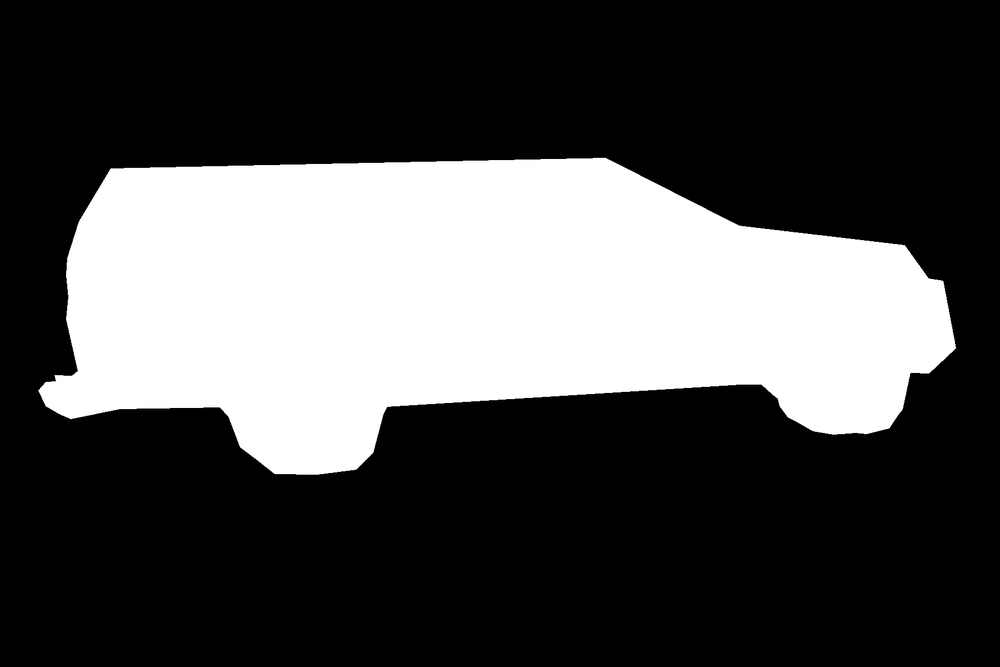
#> input picture data/truck_ground_truth_mask.png, 1000 x 667 px, shrunk from 1800 x 1200 before the run
$ python finalize_fastreasonseg.py
#> lines starting #> are read from the running program, lines starting #| are printed output that depends on the picture; after the words box and inside, x2 and y2 are one past the last pixel; in counts of white or black regions, pixels touching at a corner belong together
#!/usr/bin/env python3
"""
FastReasonSeg project finalizer.
Run from the repository:
    source .venv/bin/activate
    python finalize_fastreasonseg.py --root .

This script consolidates existing results; it does not rerun model inference or
claim official RVTBench evaluation. It computes mask metrics only when real
ground-truth and prediction masks are found.
"""
from __future__ import annotations
import argparse, csv, json, math, statistics, sys
from datetime import datetime
from pathlib import Path

PAPER = {
    "Region Similarity J": {
        "LISA-7B": (.420,.284,.244), "LISA-13B": (.388,.293,.237),
        "VISA-7B": (.479,.398,.354), "VISA-13B": (.507,.431,.384),
        "LLM-Seg": (.307,.177,.153), "SegZero": (.468,.388,.349),
        "CoReS-7B": (.495,.415,.377), "CoReS-13B": (.509,.429,.391),
        "JiT-7B": (.514,.441,.403), "JiT-API": (.792,.766,.747),
        "FastReasonSeg-8B": (.809,.782,.761),
        "FastReasonSeg-1.7B-Distill": (.784,.758,.738),
        "FastReasonSeg-0.6B-Distill": (.760,.733,.714),
    },
    "Contour Accuracy F": {
        "LISA-7B": (.480,.344,.304), "LISA-13B": (.463,.354,.297),
        "VISA-7B": (.492,.442,.424), "VISA-13B": (.530,.475,.455),
        "LLM-Seg": (.386,.314,.252), "SegZero": (.478,.430,.408),
        "CoReS-7B": (.499,.459,.437), "CoReS-13B": (.514,.459,.437),
        "JiT-7B": (.525,.472,.449), "JiT-API": (.806,.801,.777),
        "FastReasonSeg-8B": (.819,.814,.788),
        "FastReasonSeg-1.7B-Distill": (.793,.788,.764),
        "FastReasonSeg-0.6B-Distill": (.768,.763,.739),
    }
}

def read_csv(path):
    if not path.exists(): return []
    try:
        with path.open(newline="", encoding="utf-8-sig") as f:
            return list(csv.DictReader(f))
    except Exception as e:
        print(f"WARNING: could not read {path}: {e}")
        return []

# [8 lines left out: function nums, not called in this run]

def mean_or_none(v): return statistics.mean(v) if v else None
def med_or_none(v): return statistics.median(v) if v else None
def fmt(v, n=6): return "N/A" if v is None else f"{v:.{n}f}"

def sequence_summary(name, path):
    rows=read_csv(path)
    if not rows: return None, []
    ious=nums(rows,"iou"); dices=nums(rows,"dice"); times=nums(rows,"elapsed_seconds")
    detected=sum(str(r.get("detected","")).strip().lower()=="true" for r in rows)
    errors=sum(bool(str(r.get("error","")).strip()) for r in rows)
    return {
        "sequence":name,"csv":str(path),"frames":len(rows),
        "iou_count":len(ious),"mean_iou":mean_or_none(ious),"median_iou":med_or_none(ious),
        "dice_count":len(dices),"mean_dice":mean_or_none(dices),"median_dice":med_or_none(dices),
        "timing_count":len(times),"mean_seconds_per_frame":mean_or_none(times),
        "detections":detected,"errors":errors
    }, rows

def mask_metrics(gt_path, pred_path):
    try:
        import numpy as np
        from PIL import Image, ImageFilter
    except Exception as e:
        return {"error":f"NumPy/Pillow unavailable: {e}"}
    try:
        gt_img=Image.open(gt_path).convert("L")
        pr_img=Image.open(pred_path).convert("L")
        if gt_img.size != pr_img.size:
            return {"error":f"size mismatch GT={gt_img.size}, pred={pr_img.size}"}
        gt=np.asarray(gt_img)>0
        pr=np.asarray(pr_img)>0
        inter=int(np.logical_and(gt,pr).sum())
        union=int(np.logical_or(gt,pr).sum())
        gp=int(gt.sum()); pp=int(pr.sum())
        iou=inter/union if union else 1.0
        dice=(2*inter/(gp+pp)) if (gp+pp) else 1.0
        # Boundary F at 2-pixel tolerance. Boundary = mask - eroded(mask);
        # dilation is performed with Pillow MaxFilter for portable dependencies.
        def boundary(a):
            im=Image.fromarray((a.astype("uint8")*255))
            eroded=im.filter(ImageFilter.MinFilter(3))
            return np.logical_and(a, np.asarray(eroded)==0)
        def dilate(a, radius=2):
            im=Image.fromarray((a.astype("uint8")*255))
            k=2*radius+1
            return np.asarray(im.filter(ImageFilter.MaxFilter(k)))>0
        gb=boundary(gt); pb=boundary(pr)
        precision=float(np.logical_and(pb,dilate(gb)).sum())/float(pb.sum()) if pb.sum() else (1.0 if not gb.sum() else 0.0)
        recall=float(np.logical_and(gb,dilate(pb)).sum())/float(gb.sum()) if gb.sum() else (1.0 if not pb.sum() else 0.0)
        f=2*precision*recall/(precision+recall) if precision+recall else 0.0
        return {"gt":str(gt_path),"prediction":str(pred_path),"width":gt_img.width,"height":gt_img.height,
                "gt_pixels":gp,"pred_pixels":pp,"intersection":inter,"union":union,
                "iou_J":iou,"dice":dice,"boundary_precision":precision,"boundary_recall":recall,
                "boundary_F_tolerance_2px":f}
    except Exception as e:
        return {"error":f"{type(e).__name__}: {e}"}

def write_csv(path, rows):
    if not rows: return
    keys=list(dict.fromkeys(k for r in rows for k in r.keys()))
    with path.open("w",newline="",encoding="utf-8") as f:
        w=csv.DictWriter(f,fieldnames=keys); w.writeheader(); w.writerows(rows)

def main():
    ap=argparse.ArgumentParser()
    ap.add_argument("--root",default=".",help="repository root")
    args=ap.parse_args()
    root=Path(args.root).expanduser().resolve()
    out=root/"docs"/"recovered_results"
    out.mkdir(parents=True,exist_ok=True)
    print("FASTREASONSEG FINALIZATION")
    print("Root:",root)
    benchmarks=[
        ("Bear",root/"data/bear_benchmark/results.csv"),
        ("Car-turn",root/"data/car_turn_benchmark/results.csv"),
        ("Bear-evaluation",root/"data/bear_evaluation/results.csv"),
    ]
    summaries=[]; all_rows=[]
    for name,path in benchmarks:
        s, rows=sequence_summary(name,path)
        if s:
            summaries.append(s)
            for r in rows:
                rr=dict(r); rr["sequence"]=name; all_rows.append(rr)
            print(f"{name}: frames={s['frames']} IoU={fmt(s['mean_iou'])} Dice={fmt(s['mean_dice'])} time={fmt(s['mean_seconds_per_frame'],3)}s errors={s['errors']}")
    if all_rows:
        write_csv(out/"final_per_frame_results.csv",all_rows)
    write_csv(out/"final_sequence_summary.csv",summaries)

    # Existing single-image truck GT and candidate predictions.
    truck_gt=root/"data/truck_ground_truth_mask.png"
    candidates=[
        root/"data/truck_sam2_refined_mask.png",
        root/"data/truck_refined_mask.png",
        root/"data/truck_clean_mask.png",
        root/"data/truck_mask.png",
    ]
    truck_results=[]
    if truck_gt.exists():
        for pred in candidates:
            if pred.exists():
                r=mask_metrics(truck_gt,pred); r["sample"]="truck_single_image"; truck_results.append(r)
#> in mask_metrics, gt_img is the input picture: PIL image 1000x667 L; min 0, max 255, mean 76
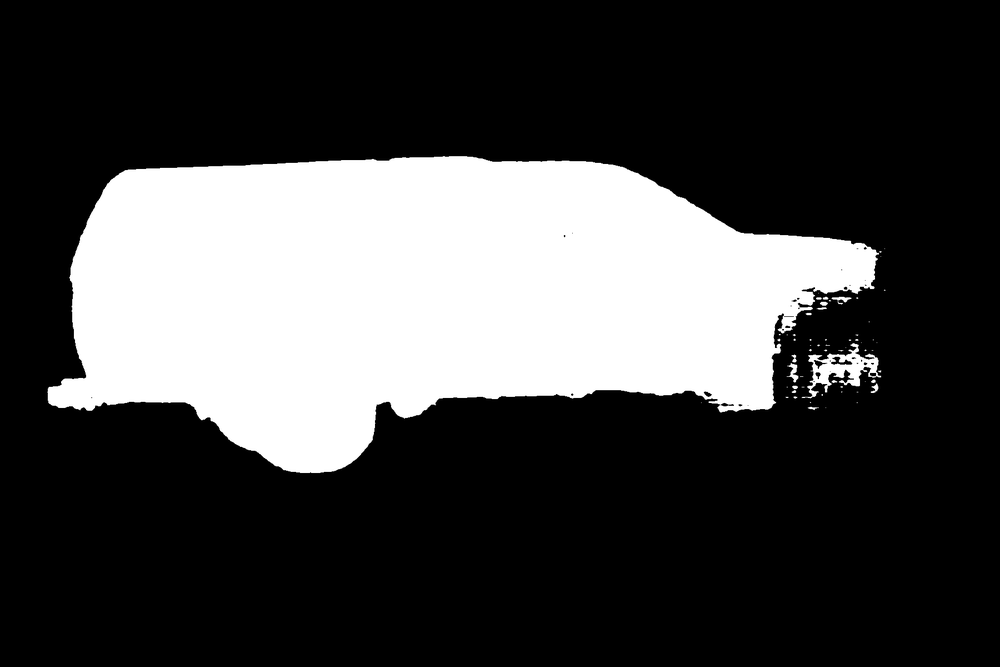
#> input picture data/truck_sam2_refined_mask.png, 1000 x 667 px, shrunk from 1800 x 1200 before the run
#> in mask_metrics, pr_img is the input picture: PIL image 1000x667 L; min 0, max 255, mean 67.5
#> in mask_metrics, `gt=np.asarray(gt_img)>0`:
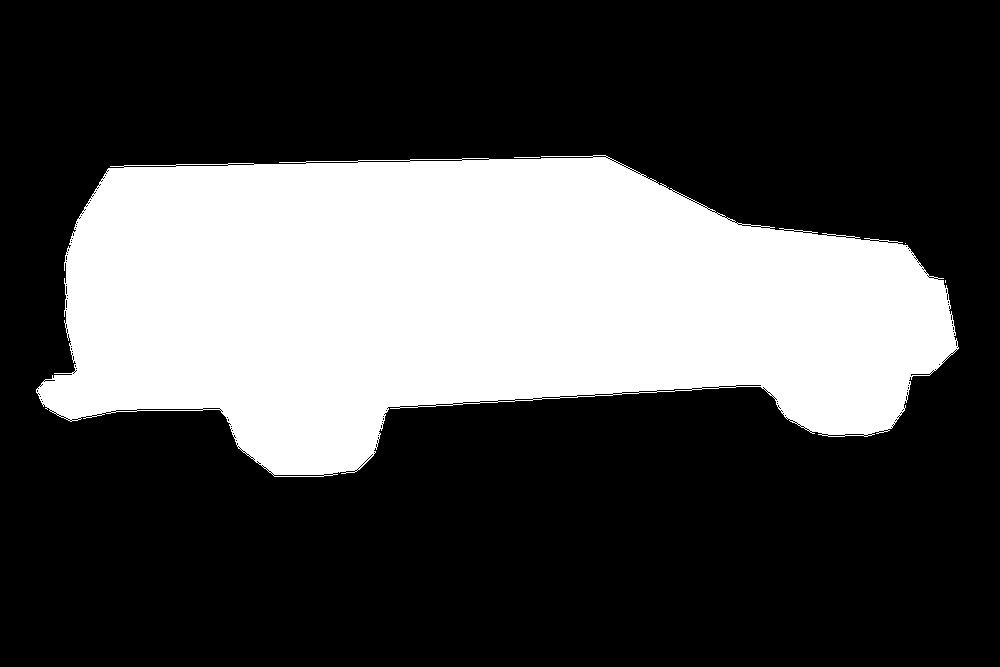
#> gt: shape (667, 1000) bool; 30.4% white; 4 white regions (2 under 20 px), largest, box (x1, y1, x2, y2) and area: (36, 155, 959, 477) 202481, (514, 157, 540, 158) 26
#> in mask_metrics, `pr=np.asarray(pr_img)>0`:
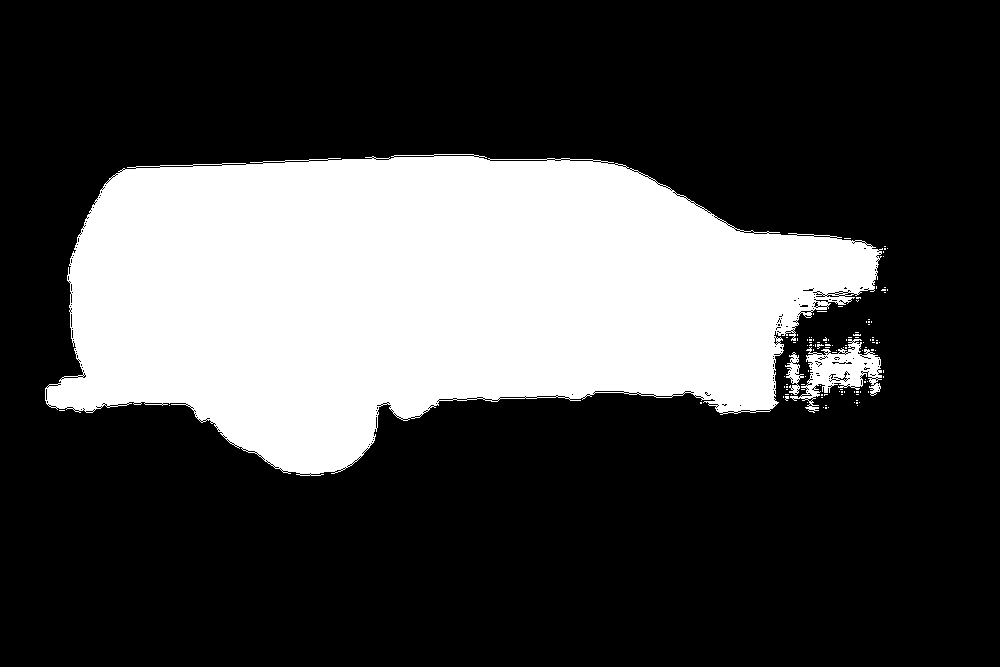
#> pr: shape (667, 1000) bool; 27.3% white; 114 white regions (111 under 20 px), largest, box (x1, y1, x2, y2) and area: (45, 154, 883, 476) 178626, (790, 339, 882, 413) 2571, (785, 352, 804, 395) 337
#> in mask_metrics, `inter=int(np.logical_and(gt,pr).sum())`: inter = 178080
#> in mask_metrics, `union=int(np.logical_or(gt,pr).sum())`: union = 206320
#> in mask_metrics, `gp = int(gt.sum())`: gp = 202511
#> in mask_metrics, `pp = int(pr.sum())`: pp = 181889
#> in mask_metrics, `iou=inter/union if union else 1.0`: iou = 0.863
#> in mask_metrics, `dice=(2*inter/(gp+pp)) if (gp+pp) else 1.0`: dice = 0.927
#> in mask_metrics, `precision=float(np.logical_and(pb,dilate(gb)).sum())/float(pb.sum()) i..`: precision = 0.262
#> call 2 of dilate, with radius = 2
#> in dilate (call 2), `return np.asarray(im.filter(ImageFilter.MaxFilter(k)))>0`:
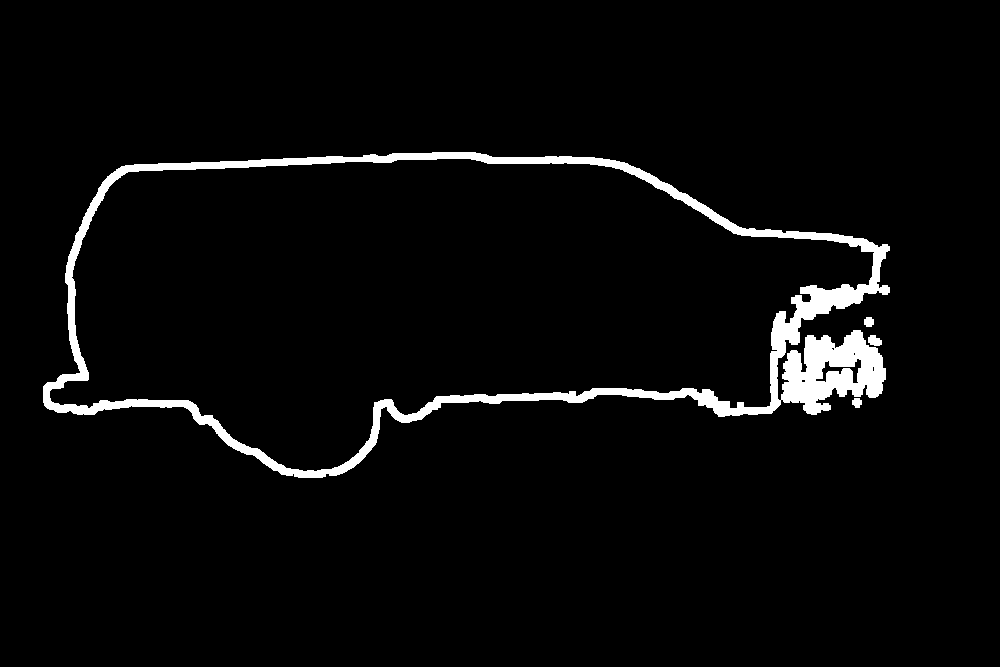
#> returned value: shape (667, 1000) bool; 3.6% white; 4 white regions, box (x1, y1, x2, y2) and area: (43, 152, 890, 478) 23999, (868, 335, 882, 346) 116, (864, 317, 874, 327) 84, (852, 398, 862, 408) 78
#> in mask_metrics, `recall=float(np.logical_and(gb,dilate(pb)).sum())/float(gb.sum()) if g..`: recall = 0.398
#> in mask_metrics, `f=2*precision*recall/(precision+recall) if precision+recall else 0.0`: f = 0.316
#> after `r = mask_metrics(truck_gt, pred)`: r = 13 items
    write_csv(out/"truck_mask_metrics.csv",truck_results)

    # Copy paper comparison values supplied by the project owner into an explicit,
    # clearly labelled reference table. These are paper values, not local results.
    paper_rows=[]
    for metric, methods in PAPER.items():
        for method, vals in methods.items():
            paper_rows.append({"metric":metric,"method":method,"level_1":vals[0],"level_2":vals[1],"level_3":vals[2],
                               "source_status":"paper values supplied by user; not recomputed"})
    write_csv(out/"paper_rvtbench_reference_values.csv",paper_rows)

    lines=["# FastReasonSeg Project Finalization Report","",
           f"Generated: {datetime.now().astimezone().isoformat(timespec='seconds')}","",
           "> Scope: consolidate existing saved CSV metrics and evaluate available single-image GT/prediction masks. This script does not run model inference, train models, or certify an official RVTBench evaluation.","",
           "## 1. Existing per-sequence results","",
           "| Sequence | CSV rows | IoU rows | Mean IoU | Median IoU | Dice rows | Mean Dice | Mean seconds/frame | Detections | Errors |",
           "|---|---:|---:|---:|---:|---:|---:|---:|---:|---:|"]
    for s in summaries:
        lines.append(f"| {s['sequence']} | {s['frames']} | {s['iou_count']} | {fmt(s['mean_iou'])} | {fmt(s['median_iou'])} | {s['dice_count']} | {fmt(s['mean_dice'])} | {fmt(s['mean_seconds_per_frame'],3)} | {s['detections']} | {s['errors']} |")
    all_iou=[x for s in summaries for x in nums(read_csv(Path(s["csv"])),"iou")]
    all_dice=[x for s in summaries for x in nums(read_csv(Path(s["csv"])),"dice")]
    all_time=[x for s in summaries for x in nums(read_csv(Path(s["csv"])),"elapsed_seconds")]
    lines += ["","## 2. Combined saved-record summary","",
              f"- Sequences with readable results: **{len(summaries)}**",
              f"- Total CSV rows: **{sum(s['frames'] for s in summaries)}**",
              f"- Valid saved IoU values: **{len(all_iou)}**; mean: **{fmt(mean_or_none(all_iou))}**",
              f"- Valid saved Dice values: **{len(all_dice)}**; mean: **{fmt(mean_or_none(all_dice))}**",
              f"- Valid timing values: **{len(all_time)}**; mean: **{fmt(mean_or_none(all_time),3)} seconds/frame**",
              "",
              "These are arithmetic summaries of existing CSV values. They do not independently verify the original annotations, mask alignment, or metric implementation."]
    lines += ["","## 3. Truck single-image mask evaluation",""]
    if truck_results:
        lines += ["| Prediction mask | IoU / J | Dice | Boundary F (2 px) | GT pixels | Predicted pixels |",
                  "|---|---:|---:|---:|---:|---:|"]
        for r in truck_results:
            if "error" in r:
                lines.append(f"| {Path(r.get('prediction','unknown')).name} | ERROR | - | - | - | - |")
            else:
                lines.append(f"| {Path(r['prediction']).name} | {fmt(r['iou_J'])} | {fmt(r['dice'])} | {fmt(r['boundary_F_tolerance_2px'])} | {r['gt_pixels']} | {r['pred_pixels']} |")
        lines.append("")
        lines.append("Boundary F is calculated with a 2-pixel tolerance on the available truck annotation and is not an RVTBench result.")
    else:
        lines += ["No usable truck ground-truth/prediction mask pair found. Expected `data/truck_ground_truth_mask.png` and at least one candidate mask file.",""]
    lines += ["## 4. Paper reference table","",
              "Reference values supplied by the project owner are saved to `paper_rvtbench_reference_values.csv`. They are paper-reported RVTBench values and are not measurements of this local prototype. Local DAVIS results must not be compared as if they were RVTBench results without matching dataset, levels, prompts, and evaluation protocol.","",
              "## 5. Implementation status and honest limitations","",
              "- Existing code/results demonstrate a segmentation prototype with saved frame metrics and motion/mask analyses.",
              "- Existing reports describe frame-wise detection/segmentation; do not claim persistent tracking unless the relevant implementation is verified.",
              "- A small number of video sequences does not establish generalization.",
              "- The full paper-specific teacher training, SFT/GRPO training, and student distillation pipeline remains unimplemented according to the existing project report.",
              "- This script does not fabricate missing metrics and does not label prototype results as official RVTBench.",
              "",
              "## 6. Generated files","",
              "- `final_per_frame_results.csv` — merged per-frame CSV records",
              "- `final_sequence_summary.csv` — sequence-level statistics",
              "- `truck_mask_metrics.csv` — GT-based truck mask IoU, Dice, and 2-pixel boundary F if masks exist",
              "- `paper_rvtbench_reference_values.csv` — paper reference values supplied by the project owner",
              "- `FINAL_PROJECT_STATUS.md` — this report",
              "",
              "## 7. Reproducibility command","",
              "```bash",
              "source .venv/bin/activate",
              "python finalize_fastreasonseg.py --root .",
              "```",""]
    report=out/"FINAL_PROJECT_STATUS.md"
    report.write_text("\n".join(lines),encoding="utf-8")
    print("\nOutputs:")
    for p in [report,out/"final_per_frame_results.csv",out/"final_sequence_summary.csv",out/"truck_mask_metrics.csv",out/"paper_rvtbench_reference_values.csv"]:
        print(f" - {p} {'[created]' if p.exists() else '[not created]'}")
    print("\nFinished consolidation. Official RVTBench status: NOT VERIFIED.")

if __name__=="__main__":
    main()
